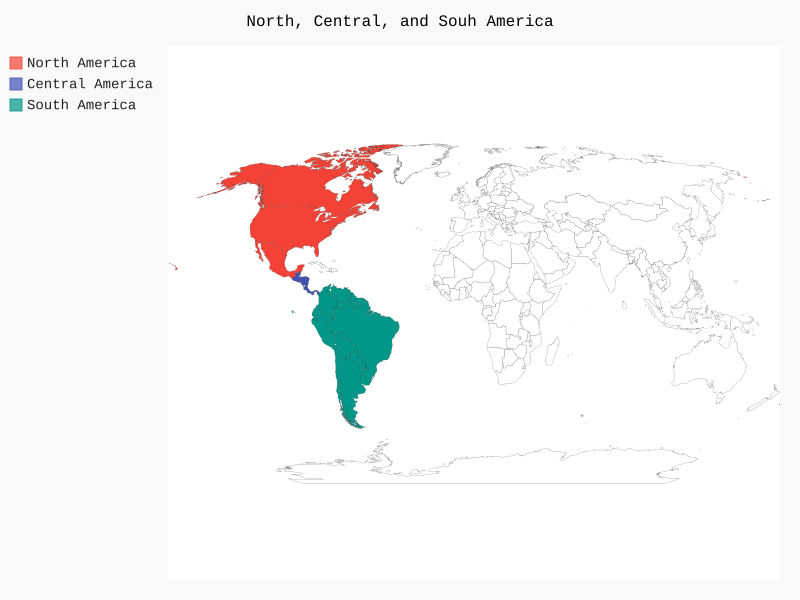

This figure's Python source:
from pygal.maps.world import World

wm = World()
wm.title = 'North, Central, and Souh America'

wm.add('North America', ['ca', 'mx', 'us'])
wm.add('Central America', ['bz', 'cr', 'gt', 'hn', 'ni', 'pa', 'sv'])
wm.add('South America', ['ar', 'bo', 'br', 'cl', 'co', 'ec', 'gf', 'gy', 'pe', 'py', 'sr', 'uy', 've'])

wm.render_to_file('americas.svg')
